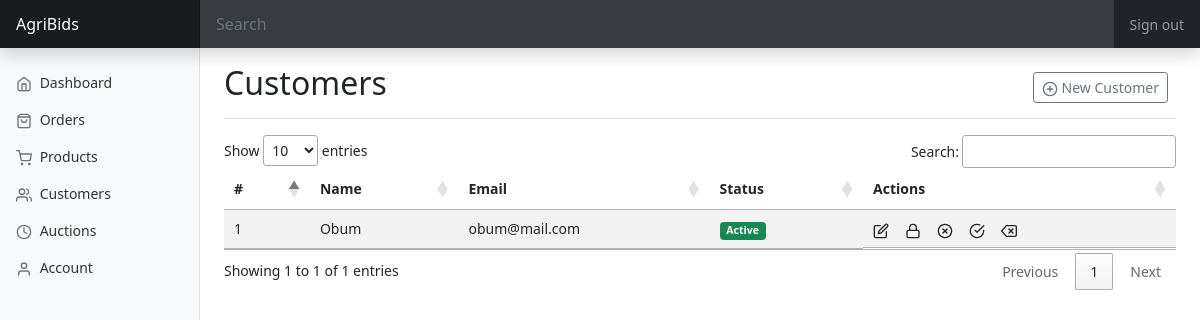
/pages/admin/customers.php, run on an earlier commit of the app's database.
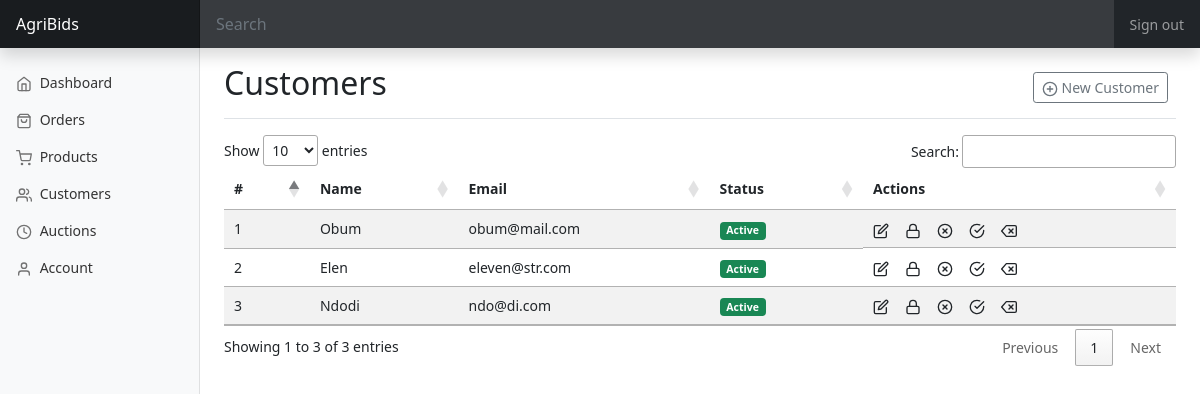
And on a later commit of the database.
### tables this page shows
CREATE TABLE `users` (
  `id` int(10) NOT NULL,
  `name` varchar(50) NOT NULL,
  `password` varchar(10) NOT NULL,
  `email` varchar(50) NOT NULL,
  `date_created` date NOT NULL DEFAULT current_timestamp()
);

### pages/admin/customers.php (the view, shortened to what this page needs)
<?php include 'layout/header.php'; ?>
        <main class="col-md-9 ms-sm-auto col-lg-10 px-md-4">
            <div class="d-flex justify-content-between flex-wrap flex-md-nowrap align-items-center pt-3 pb-2 mb-3 border-bottom">
                <h1 class="h2">Customers</h1>
                <div class="btn-toolbar mb-2 mb-md-0">
                    <div class="btn-group me-2">
                        <button type="button" class="btn btn-sm btn-outline-secondary"
                                data-bs-toggle="modal" data-bs-target="#new-customer-modal">
                            <span data-feather="plus-circle" class="align-text-bottom"></span> New Customer
                        </button>
                    </div>
                </div>
            </div>
<?php
    include '../auth/connect.php';
    $select = "SELECT * FROM users";
    $query = mysqli_query($con, $select);
    $rows = mysqli_num_rows($query);
?>
            <div class="table-responsive">
                <table class="table table-striped table-sm" id="data-table">
                    <thead>
                    <tr>
                        <th scope="col">#</th>
                        <th scope="col">Name</th>
                        <th scope="col">Email</th>
                        <th scope="col">Status</th>
                        <th scope="col">Actions</th>
                    </tr>
                    </thead>
                    <tbody>
                    <?php
                        if($rows > 0){
                            $count = 1;
                            while($fetch = mysqli_fetch_assoc($query)){
                     ?>
                    <tr>
                        <td><?= $count++; ?></td>
                        <td><?= $fetch['name']; ?></td>
                        <td><?= $fetch['email']; ?></td>
                        <td><span class="badge badge-pill bg-success">Active</span></td>
                        <td class="d-flex flex-row gap-3">
                            <a href="edit-customer.php?edit-customer=<?= $fetch['id']; ?>" class="text-dark" title="Edit customer"
                               data-bs-toggle="modal" data-bs-target="#edit-customer-modal">
                                <span data-feather="edit"></span>
                            </a>
                            <a href="#" class="text-dark" title="Change customer's password"
                               data-bs-toggle="modal" data-bs-target="#change-customer-password-modal">
                                <span data-feather="lock"></span>
                            </a>
                            <a href="#" class="text-dark" title="Suspend customer's account">
                                <span data-feather="x-circle"></span>
                            </a>
                            <a href="#" class="text-dark" title="Activate customer's account">
                                <span data-feather="check-circle"></span>
                            </a>
                            <a href="delete-customer.php?delete=<?= $fetch['id']; ?>" class="text-dark" title="Delete customer's account"
                               data-bs-toggle="modal" data-bs-target="#delete-customer-modal">
                                <span data-feather="delete"></span>
                            </a>
                        </td>
                    </tr>
                    <?php } } ?>
                    </tbody>
                </table>
            </div>
        </main>
    </div>
</div>
</body>
</html>

What changed in the data, as far as the page shows it:
added users: name "Elen", email "eleven@str.com"
added users: name "Ndodi", email "ndo@di.com"
Also different on the page:
text written by a page script: "Show entries Search: Showing 1 to 1 of 1 entries Previous 1 Next" → "Show entries Search: Showing 1 to 3 of 3 entries Previous 1 Next"
